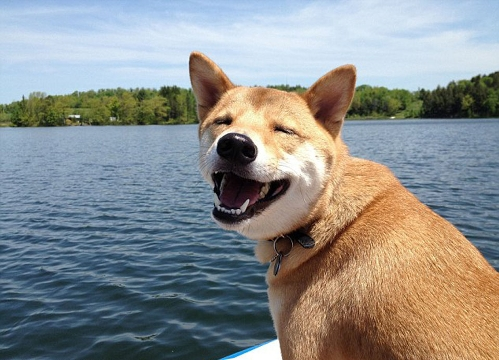
#> input picture opencv/images/dog.jpeg, 499 x 360 px
$ python convolution.py
#> lines starting #> are read from the running program, lines starting #| are printed output that depends on the picture
#!/usr/bin/python3
# -*- coding: utf-8 -*-
# Copyright (C) 2022 #
# @Time    : 2022/12/31 16:32
# @Author  : TaoistQu
# @Email   : qulei_20180331@163.com
# @File    : convolution.py
# @Software: PyCharm
# description:
#
# filter2D(src, ddepth, kernel[, dst[, anchor[, delta[, borderType]]]])
#
# - ddepth是卷积之后图片的位深, 即卷积之后图片的数据类型, 一般设为-1, 表示和原图类型一致.
# - kernel是卷积核大小, 用元组或者ndarray表示, 要求数据类型必须是float型.
# - anchor 锚点, 即卷积核的中心点, 是可选参数, 默认是(-1,-1)
# - delta 可选参数, 表示卷积之后额外加的一个值, 相当于线性方程中的偏差, 默认是0.
# - borderType 边界类型.一般不设.

import os
import cv2
import numpy as np

path = os.path.abspath('../images')

dog = cv2.imread(os.path.join(path, './dog.jpeg'))
#> dog is the input picture: shape (360, 499, 3); mean B, G, R 141, 141.9, 139.7

# kernel = np.ones((3, 3), np.float32) / 9

# 尝试其他卷积核, 突出轮廓
# kernel = np.array([[-1,-1, -1], [-1, 8, -1], [-1, -1, -1]])
#浮雕效果
#kernel = np.array([[-2, 1, 0], [-1, 1, 1], [0, 1, 2]])
#锐化
kernel = np.array([[0, -1, 0], [-1, 5, -1], [0, -1, 0]])

dst = cv2.filter2D(dog, -1, kernel)
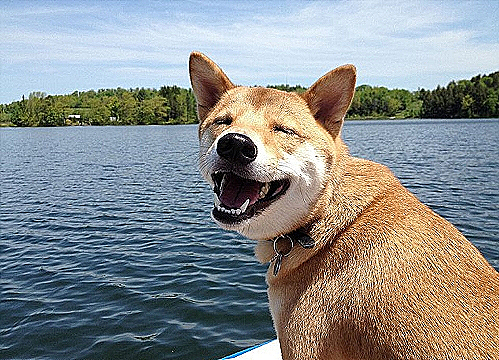
#> dst: shape (360, 499, 3); mean B, G, R 142.3, 141.6, 137.3

print(dog.shape)
#| (360, 499, 3)
print(dst.shape)
#| (360, 499, 3)
cv2.imshow('dog', np.hstack((dog, dst)))
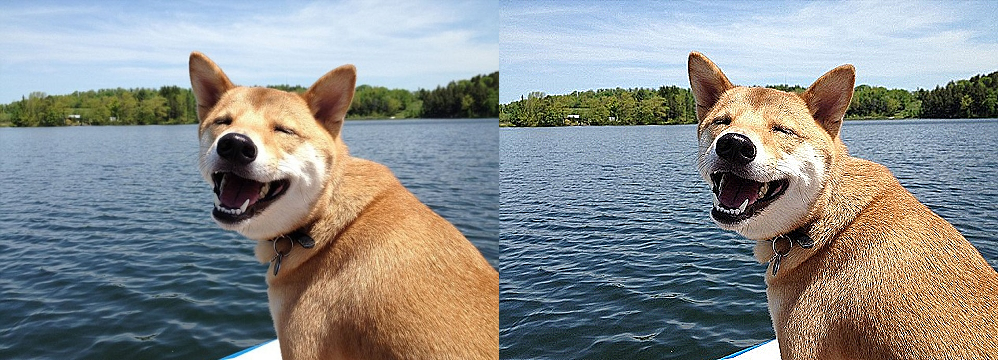
#> window 'dog': shape (360, 998, 3); mean B, G, R 141.6, 141.8, 138.5
cv2.waitKey(0)
cv2.destroyAllWindows()

$ run again, with opencv/images/cat.jpeg copied over opencv/images/dog.jpeg
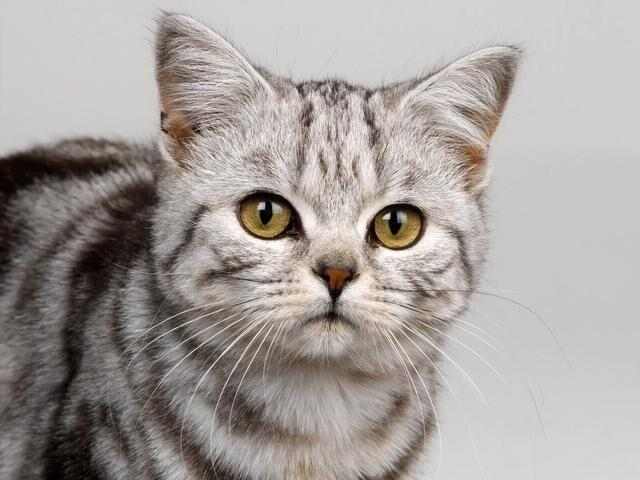
#> input picture opencv/images/cat.jpeg, 640 x 480 px
#> dog is the input picture: shape (480, 640, 3); mean B, G, R 156.1, 159.8, 165.8
#> `dst = cv2.filter2D(dog, -1, kernel)`:
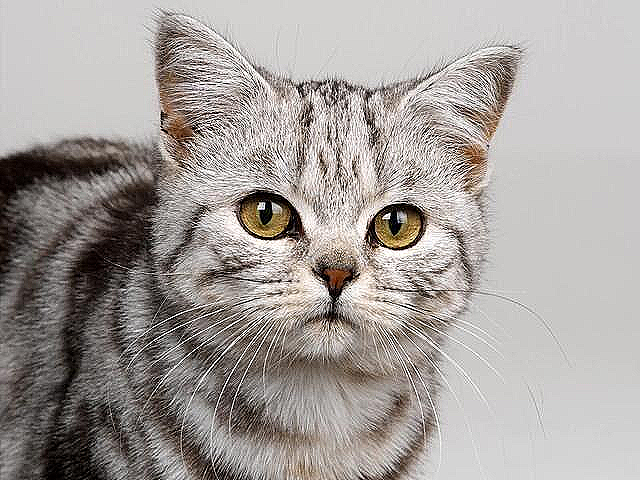
#> dst: shape (480, 640, 3); mean B, G, R 155.5, 158.9, 164.5
#| (480, 640, 3)
#| (480, 640, 3)
#> `cv2.imshow('dog', np.hstack((dog, dst)))`:
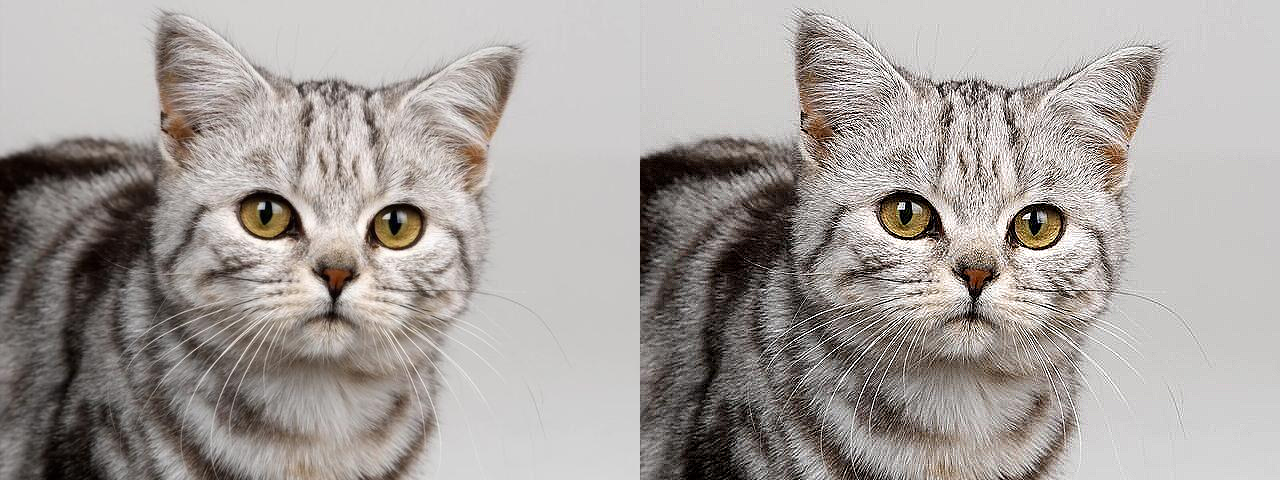
#> window 'dog': shape (480, 1280, 3); mean B, G, R 155.8, 159.4, 165.2

$ run again, with opencv/images/8841.jpg copied over opencv/images/dog.jpeg
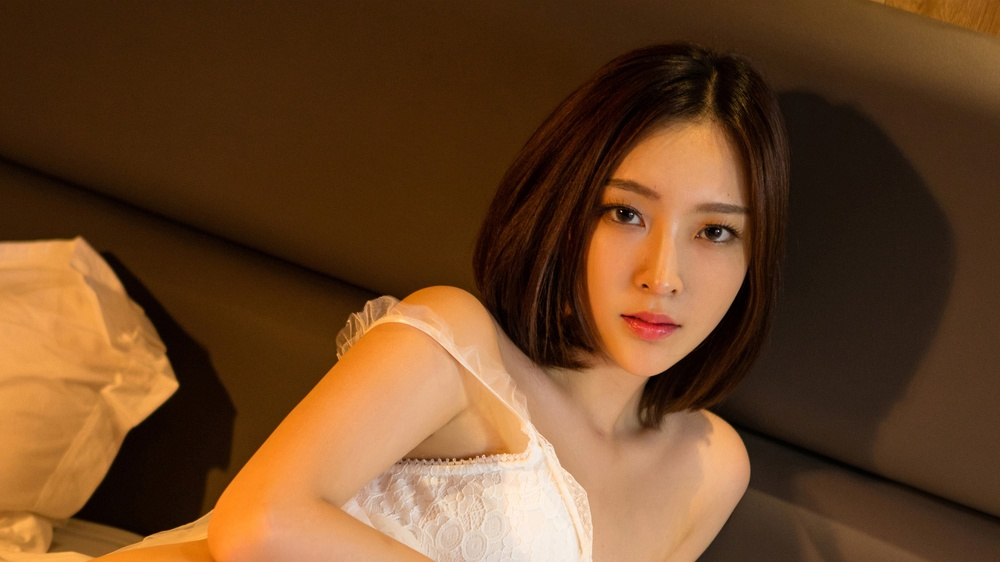
#> input picture opencv/images/8841.jpg, 1000 x 562 px, shrunk from 1920 x 1080 before the run
#> dog is the input picture: shape (562, 1000, 3); mean B, G, R 38, 69.2, 106.4
#| (562, 1000, 3)
#| (562, 1000, 3)
#> `cv2.imshow('dog', np.hstack((dog, dst)))`:
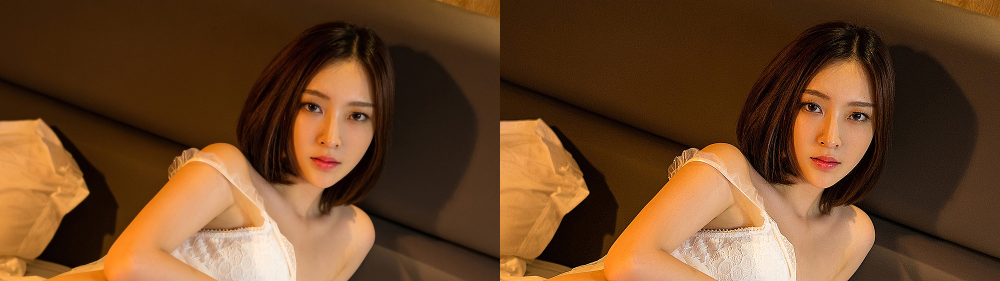
#> window 'dog': shape (562, 2000, 3) (shown at 1/2 size); mean B, G, R 38.3, 69.3, 106.3
